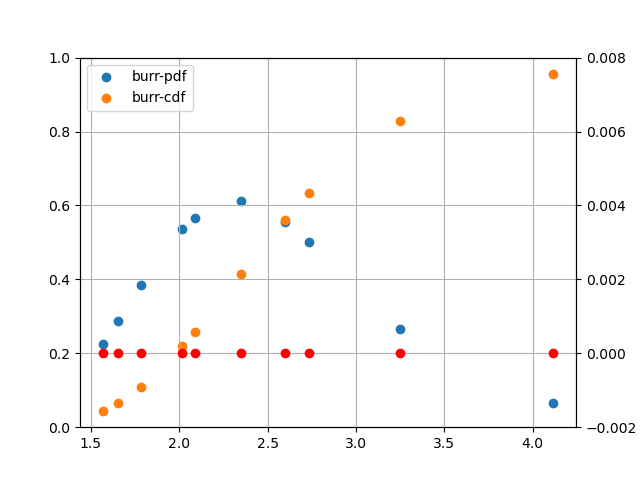

Recreate this plot in Python.
#! /usr/bin/env python
#


def burr_cdf(x, a, b, c, d):

    # *****************************************************************************80
    #
    # BURR_CDF evaluates the Burr CDF.
    #
    #  Licensing:
    #
    #    This code is distributed under the GNU LGPL license.
    #
    #  Modified:
    #
    #    08 August 2016
    #
    #  Author:
    #
    #    John Burkardt
    #
    #  Parameters:
    #
    #    Input, real X, the argument of the CDF.
    #
    #    Input, real A, B, C, D, the parameters of the PDF.
    #    0 < B,
    #    0 < C.
    #
    #    Output, real CDF, the value of the CDF.
    #
    if (x <= a):

        cdf = 0.0

    else:

        y = (x - a) / b

        cdf = 1.0 - 1.0 / (1.0 + y ** c) ** d

    return cdf


def burr_cdf_inv(cdf, a, b, c, d):

    # *****************************************************************************80
    #
    # BURR_CDF_INV inverts the Burr CDF.
    #
    #  Licensing:
    #
    #    This code is distributed under the GNU LGPL license.
    #
    #  Modified:
    #
    #    08 August 2016
    #
    #  Author:
    #
    #    John Burkardt
    #
    #  Parameters:
    #
    #    Input, real CDF, the value of the CDF.
    #    0.0 <= CDF <= 1.0.
    #
    #    Input, real A, B, C, D, the parameters of the PDF.
    #    0 < B,
    #    0 < C.
    #
    #    Output, real X, the corresponding argument.
    #
    from sys import exit

    if (cdf < 0.0 or 1.0 < cdf):
        print('')
        print('BURR_CDF_INV - Fatal error!')
        print('  CDF < 0 or 1 < CDF.')
        exit('BURR_CDF_INV - Fatal error!')

    y = ((1.0 / (1.0 - cdf)) ** (1.0 / d) - 1.0) ** (1.0 / c)

    x = a + b * y

    return x


def burr_cdf_test():

    # *****************************************************************************80
    #
    # BURR_CDF_TEST tests BURR_CDF, BURR_CDF_INV, BURR_PDF.
    #
    #  Licensing:
    #
    #    This code is distributed under the GNU LGPL license.
    #
    #  Modified:
    #
    #    14 March 2016
    #
    #  Author:
    #
    #    John Burkardt
    #
    import platform

    print('')
    print('BURR_CDF_TEST')
    print('  Python version: %s' % (platform.python_version()))
    print('  BURR_CDF evaluates the Burr CDF')
    print('  BURR_CDF_INV inverts the Burr CDF.')
    print('  BURR_PDF evaluates the Burr PDF')

    a = 1.0
    b = 2.0
    c = 3.0
    d = 2.0

    check = burr_check(a, b, c, d)

    if (not check):
        print('')
        print('BURR_CDF_TEST - Fatal error!')
        print('  The parameters are not legal.')
        return

    print('')
    print('  PDF parameter A = %14g' % (a))
    print('  PDF parameter B = %14g' % (b))
    print('  PDF parameter C = %14g' % (c))
    print('  PDF parameter D = %14g' % (d))

    seed = 123456789

    print('')
    print('       X            PDF           CDF            CDF_INV')
    print('')

    import numpy as np
    import matplotlib.pyplot as plt

    dat = []
    for i in range(0, 10):

        x, seed = burr_sample(a, b, c, d, seed)
        pdf = burr_pdf(x, a, b, c, d)
        cdf = burr_cdf(x, a, b, c, d)
        x2 = burr_cdf_inv(cdf, a, b, c, d)

        print(' %14g  %14g  %14g  %14g' % (x, pdf, cdf, x2))
        dat.append(np.array([x, pdf, cdf, x2]))
    dat = np.array(dat)

    plt.figure()
    plt.grid()
    plt.scatter(dat[:, 0], dat[:, 1], label="burr-pdf")
    plt.scatter(dat[:, 0], dat[:, 2], label="burr-cdf")
    plt.legend()
    plt.savefig("./burr.png")
    plt.close()
#
#  Terminate.
#
    print('')
    print('BURR_DF_TEST')
    print('  Normal end of execution.')
    return


def burr_check(a, b, c, d):

    # *****************************************************************************80
    #
    # BURR_CHECK checks the parameters of the Burr CDF.
    #
    #  Licensing:
    #
    #    This code is distributed under the GNU LGPL license.
    #
    #  Modified:
    #
    #    14 March 2016
    #
    #  Author:
    #
    #    John Burkardt
    #
    #  Parameters:
    #
    #    Input, real A, B, C, D, the parameters of the PDF.
    #    0 < B,
    #    0 < C.
    #
    #    Output, logical CHECK, is TRUE if the parameters are legal.
    #
    check = True

    if (b <= 0.0):
        print('')
        print('BURR_CHECK - Fatal error!')
        print('  B <= 0.')
        check = False

    if (c <= 0):
        print('')
        print('BURR_CHECK - Fatal error!')
        print('  C <= 0.')
        check = False

    return check


def burr_mean(a, b, c, d):

    # *****************************************************************************80
    #
    # BURR_MEAN returns the mean of the Burr PDF.
    #
    #  Licensing:
    #
    #    This code is distributed under the GNU LGPL license.
    #
    #  Modified:
    #
    #    08 August 2016
    #
    #  Author:
    #
    #    John Burkardt
    #
    #  Parameters:
    #
    #    Input, real A, B, C, D, the parameters of the PDF.
    #    0 < B,
    #    0 < C.
    #
    #    Output, real MEAN, the mean of the PDF.
    #
    from r8_gamma import r8_gamma

    ymean = d * r8_gamma(d - 1.0 / c) \
              * r8_gamma(1.0 + 1.0 / c) \
        / r8_gamma(d + 1.0)

    mean = a + b * ymean

    return mean


def burr_pdf(x, a, b, c, d):

    # *****************************************************************************80
    #
    # BURR_PDF evaluates the Burr PDF.
    #
    #  Discussion:
    #
    #    Y = ( X - A ) / B;
    #
    #    PDF(X)(A,B,C,D) = ( C * D / B ) * Y ^ ( C - 1 ) / ( 1 + Y ^ C ) ^ ( D + 1 )
    #
    #  Licensing:
    #
    #    This code is distributed under the GNU LGPL license.
    #
    #  Modified:
    #
    #    08 August 2016
    #
    #  Author:
    #
    #    John Burkardt
    #
    #  Reference:
    #
    #    M E Johnson,
    #    Multivariate Statistical Simulation,
    #    Wiley, New York, 1987.
    #
    #  Parameters:
    #
    #    Input, real X, the argument of the PDF.
    #    A <= X
    #
    #    Input, real A, B, C, D, the parameters of the PDF.
    #    0 < B,
    #    0 < C.
    #
    #    Output, real PDF, the value of the PDF.
    #
    if (x <= a):

        pdf = 0.0

    else:

        y = (x - a) / b

        pdf = (c * d / b) * y ** (c - 1.0) / (1.0 + y ** c) ** (d + 1.0)

    return pdf


def burr_sample(a, b, c, d, seed):

    # *****************************************************************************80
    #
    # BURR_SAMPLE samples the Burr PDF.
    #
    #  Licensing:
    #
    #    This code is distributed under the GNU LGPL license.
    #
    #  Modified:
    #
    #    14 March 2016
    #
    #  Author:
    #
    #    John Burkardt
    #
    #  Parameters:
    #
    #    Input, real A, B, C, D, the parameters of the PDF.
    #    0 < B,
    #    0 < C.
    #
    #    Input, integer SEED, a seed for the random number generator.
    #
    #    Output, real X, a sample of the PDF.
    #
    #    Output, integer SEED, an updated seed for the random number generator.
    #
    from r8_uniform_01 import r8_uniform_01

    cdf, seed = r8_uniform_01(seed)

    x = burr_cdf_inv(cdf, a, b, c, d)

    return x, seed


def burr_sample_test():

    # *****************************************************************************80
    #
    # BURR_SAMPLE_TEST tests BURR_MEAN, BURR_VARIANCE, BURR_SAMPLE
    #
    #  Licensing:
    #
    #    This code is distributed under the GNU LGPL license.
    #
    #  Modified:
    #
    #    14 March 2016
    #
    #  Author:
    #
    #    John Burkardt
    #
    import numpy as np
    import platform
    from r8vec_max import r8vec_max
    from r8vec_mean import r8vec_mean
    from r8vec_min import r8vec_min
    from r8vec_variance import r8vec_variance

    nsample = 1000
    seed = 123456789

    print('')
    print('BURR_SAMPLE_TEST')
    print('  Python version: %s' % (platform.python_version()))
    print('  BURR_MEAN computes the Burr mean')
    print('  BURR_VARIANCE computes the Burr variance')
    print('  BURR_SAMPLE Burr samples the distribution')

    a = 1.0
    b = 2.0
    c = 3.0
    d = 2.0

    check = burr_check(a, b, c, d)

    if (not check):
        print('')
        print('BURR_SAMPLE_TEST - Fatal error!')
        print('  The parameters are not legal.')
        return

    mean = burr_mean(a, b, c, d)
    variance = burr_variance(a, b, c, d)

    print('')
    print('  PDF parameter A = %14g' % (a))
    print('  PDF parameter B = %14g' % (b))
    print('  PDF parameter C = %14g' % (c))
    print('  PDF parameter D = %14g' % (d))
    print('  PDF mean =        %14g' % (mean))
    print('  PDF variance =    %14g' % (variance))

    x = np.zeros(nsample)

    for i in range(0, nsample):
        x[i], seed = burr_sample(a, b, c, d, seed)

    mean = r8vec_mean(nsample, x)
    variance = r8vec_variance(nsample, x)
    xmax = r8vec_max(nsample, x)
    xmin = r8vec_min(nsample, x)

    print('')
    print('  Sample size =     %6d' % (nsample))
    print('  Sample mean =     %14f' % (mean))
    print('  Sample variance = %14f' % (variance))
    print('  Sample maximum =  %14f' % (xmax))
    print('  Sample minimum =  %14f' % (xmin))
#
#  Terminate.
#
    print('')
    print('BURR_SAMPLE_TEST')
    print('  Normal end of execution.')
    return


def burr_variance(a, b, c, d):

    # *****************************************************************************80
    #
    # BURR_VARIANCE returns the variance of the Burr PDF.
    #
    #  Licensing:
    #
    #    This code is distributed under the GNU LGPL license.
    #
    #  Modified:
    #
    #    08 August 2016
    #
    #  Author:
    #
    #    John Burkardt
    #
    #  Parameters:
    #
    #    Input, real A, B, C, D, the parameters of the PDF.
    #    0 < B,
    #    0 < C.
    #
    #    Output, real VARIANCE, the variance of the PDF.
    #
    from r8_gamma import r8_gamma
    from r8_huge import r8_huge

    if (c <= 2.0):

        print('')
        print('BURR_VARIANCE - Warning!')
        print('  Variance undefined for C <= 2.')
        variance = r8_huge()

    else:

        mu1 = b * d * r8_gamma((c * d - 1.0) / c) \
            * r8_gamma((c + 1.0) / c) \
            / r8_gamma((c * d + c) / c)

        mu2 = b * b * d * r8_gamma((c * d - 2.0) / c) \
                        * r8_gamma((c + 2.0) / c) \
            / r8_gamma((c * d + c) / c)

        variance = - mu1 * mu1 + mu2

    return variance


if (__name__ == '__main__'):
    from timestamp import timestamp
    timestamp()
    burr_cdf_test()
    burr_sample_test()
    timestamp()
